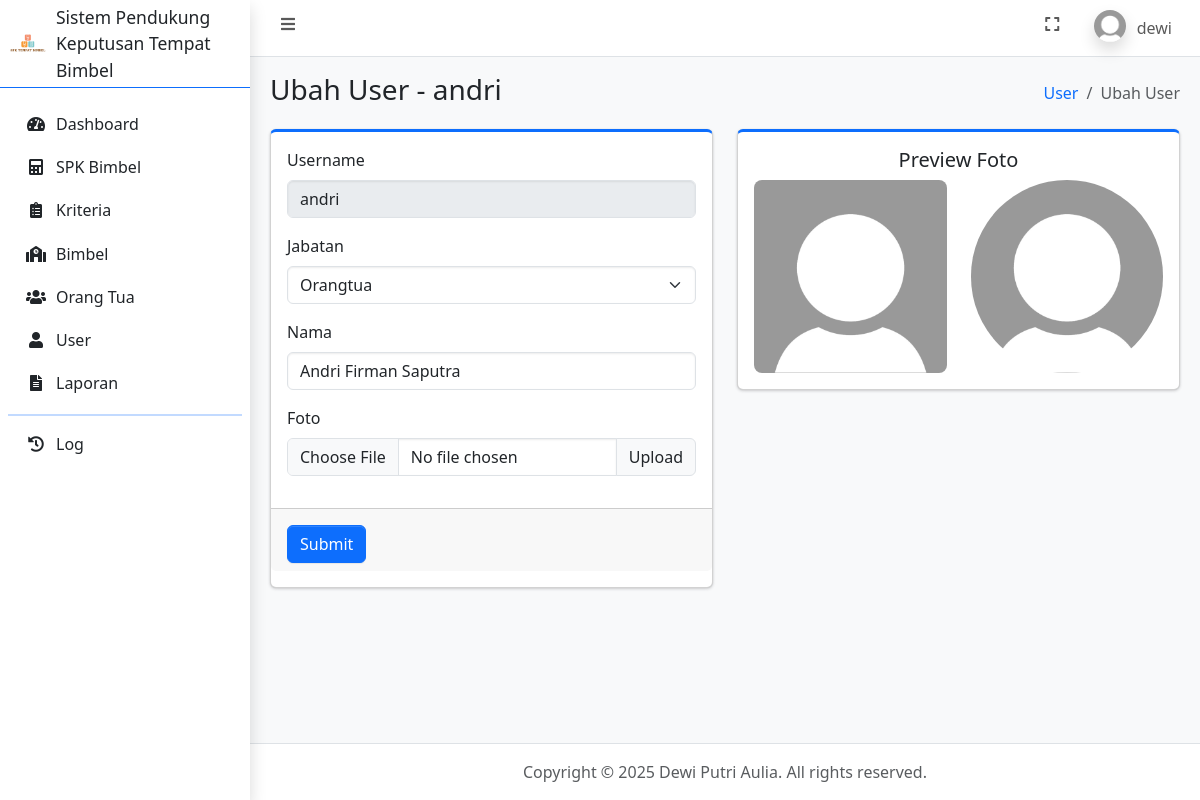
The page /ubah_user.php?id_user=6 (signed in) on the database as committed earlier.
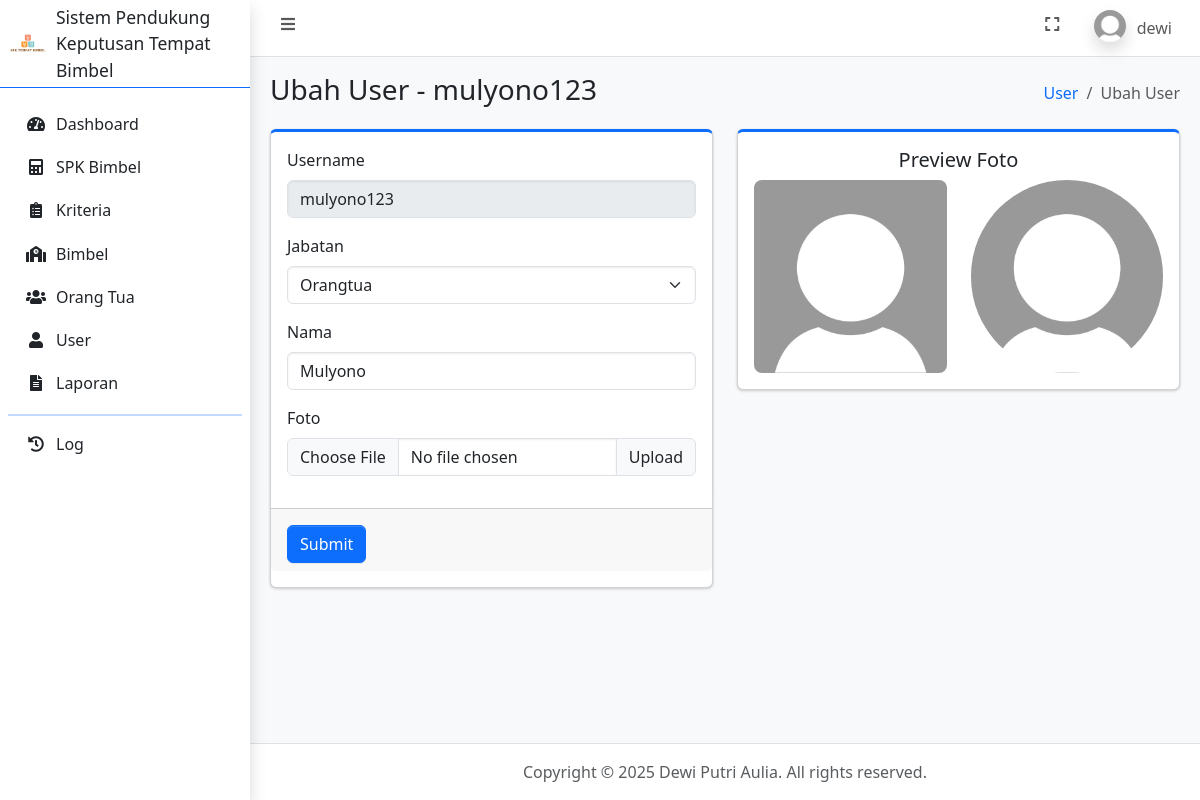
The same page on the database as committed later.
### tables this page shows
CREATE TABLE `user` (
  `id_user` int(11) NOT NULL,
  `username` varchar(100) NOT NULL,
  `password` varchar(255) NOT NULL,
  `jabatan` enum('admin','orangtua') NOT NULL,
  `nama` varchar(100) NOT NULL,
  `foto` text NOT NULL,
  `dibuat_pada` timestamp NOT NULL DEFAULT current_timestamp()
);

### ubah_user.php (the view, shortened to what the changed rows need)
<?php
    require_once 'connection.php';
    $id_user = $_GET['id_user'];
    $data_user = mysqli_fetch_assoc(mysqli_query($conn, "SELECT * FROM user WHERE id_user = '$id_user'"));
?>
<!DOCTYPE html>
<html lang="en">
<head>
    <?php include_once 'include/head.php'; ?>
</head>
<body class="layout-fixed sidebar-expand-lg bg-body-tertiary">
    <div class="app-wrapper">
        <main class="app-main">
            <div class="app-content-header">
                <div class="container-fluid">
                    <div class="row">
                        <div class="col-sm-6">
                            <h3 class="mb-0">Ubah User - <?= $data_user['username']; ?></h3>
                        </div>
                    </div>
                </div>
            </div>
            <div class="app-content">
                <div class="container-fluid">
                    <div class="row">
                        <div class="col-6">
                            <div class="card card-primary card-outline mb-4">
                                <form method="post" enctype="multipart/form-data">
                                    <div class="card-body">
                                        <div class="mb-3">
                                            <label for="username" class="form-label">Username</label>
                                            <input type="text" disabled style="cursor: not-allowed;"  class="form-control" id="username" name="username" value="<?= $data_user['username']; ?>">
                                        </div>
                                        <div class="mb-3">
                                            <label for="jabatan" class="form-label">Jabatan</label>
                                            <select class="form-select" id="jabatan" name="jabatan">
                                                <?php if ($data_user['jabatan'] == 'admin'): ?>
                                                    <option value="admin"><?= ucwords('admin'); ?></option>
                                                    <option value="orangtua"><?= ucwords('orangtua'); ?></option>
                                                <?php else: ?>
                                                    <option value="orangtua"><?= ucwords('orangtua'); ?></option>
                                                <?php endif ?>
                                            </select>
                                        </div>
                                        <div class="mb-3">
                                            <label for="nama" class="form-label">Nama</label>
                                            <input type="text" class="form-control" id="nama" name="nama" value="<?= $data_user['nama']; ?>" required>
                                        </div>
                                    </div>
                                </form>
                            </div>
                        </div>
                        <div class="col-6">
                            <div class="card card-primary card-outline mb-4">
                                <div class="card-body text-center">
                                    <div class="row justify-content-between">
                                        <div class="col">
                                            <img id="preview-img" class="img-fluid rounded-3" src="assets/img/profiles/<?= $data_user['foto']; ?>" alt="<?= $data_user['foto']; ?>">
                                        </div>
                                        <div class="col">
                                            <img id="preview-img-circle" class="img-fluid rounded-circle" src="assets/img/profiles/<?= $data_user['foto']; ?>" alt="<?= $data_user['foto']; ?>">
                                        </div>
                                    </div>
                                </div>
                            </div>
                        </div>
                    </div>
                </div>
            </div>
        </main>
    </div>
</body>
</html>

Rows that differ between the two databases and show on the page:
changed user "Orangtua": username "andri" → "mulyono123"; nama "Andri Firman Saputra" → "Mulyono"
